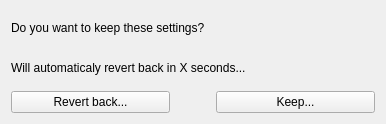
<?xml version="1.0" encoding="UTF-8"?>
<ui version="4.0">
 <class>AcceptSettings</class>
 <widget class="QWidget" name="AcceptSettings">
  <property name="geometry">
   <rect>
    <x>0</x>
    <y>0</y>
    <width>386</width>
    <height>124</height>
   </rect>
  </property>
  <property name="windowTitle">
   <string>Change settings?</string>
  </property>
  <layout class="QVBoxLayout" name="verticalLayout">
   <item>
    <widget class="QLabel" name="label">
     <property name="text">
      <string>Do you want to keep these settings?</string>
     </property>
    </widget>
   </item>
   <item>
    <widget class="QLabel" name="FBString">
     <property name="text">
      <string>Will automaticaly revert back in X seconds...</string>
     </property>
    </widget>
   </item>
   <item>
    <layout class="QHBoxLayout" name="horizontalLayout">
     <item>
      <widget class="QPushButton" name="RevertButton">
       <property name="sizePolicy">
        <sizepolicy hsizetype="Minimum" vsizetype="Fixed">
         <horstretch>0</horstretch>
         <verstretch>0</verstretch>
        </sizepolicy>
       </property>
       <property name="text">
        <string>Revert back...</string>
       </property>
      </widget>
     </item>
     <item>
      <spacer name="horizontalSpacer">
       <property name="orientation">
        <enum>Qt::Horizontal</enum>
       </property>
       <property name="sizeType">
        <enum>QSizePolicy::Minimum</enum>
       </property>
       <property name="sizeHint" stdset="0">
        <size>
         <width>40</width>
         <height>20</height>
        </size>
       </property>
      </spacer>
     </item>
     <item>
      <widget class="QPushButton" name="KeepButton">
       <property name="sizePolicy">
        <sizepolicy hsizetype="Minimum" vsizetype="Fixed">
         <horstretch>0</horstretch>
         <verstretch>0</verstretch>
        </sizepolicy>
       </property>
       <property name="text">
        <string>Keep...</string>
       </property>
      </widget>
     </item>
    </layout>
   </item>
  </layout>
 </widget>
 <resources/>
 <connections/>
</ui>
